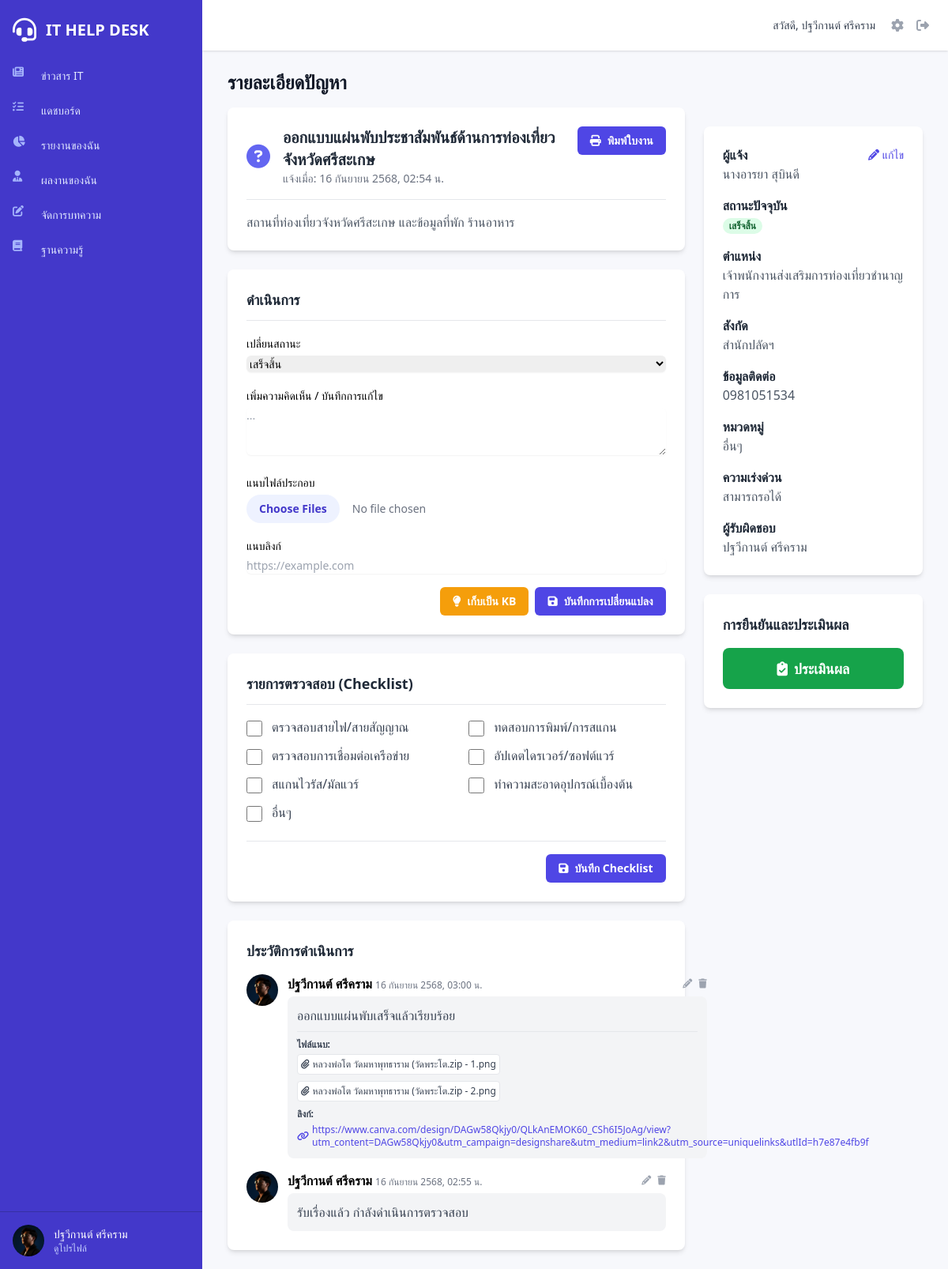
/issue_view.php?id=9 (signed in), run on the app's committed database.
### tables this page shows
CREATE TABLE `users` (
  `id` int(11) NOT NULL,
  `fullname` varchar(255) NOT NULL,
  `position` varchar(255) DEFAULT NULL,
  `department` varchar(255) DEFAULT NULL,
  `division` varchar(255) DEFAULT NULL,
  `phone` varchar(50) DEFAULT NULL,
  `line_id` varchar(100) DEFAULT NULL,
  `email` varchar(255) NOT NULL,
  `password` varchar(255) NOT NULL,
  `image_url` varchar(255) DEFAULT 'assets/images/user.png',
  `role` enum('user','it','admin') NOT NULL DEFAULT 'user',
  `created_at` timestamp NOT NULL DEFAULT current_timestamp()
);

CREATE TABLE `issues` (
  `id` int(11) NOT NULL,
  `user_id` int(11) DEFAULT NULL,
  `reporter_name` varchar(255) NOT NULL,
  `reporter_contact` varchar(255) NOT NULL,
  `reporter_position` varchar(255) DEFAULT NULL,
  `reporter_department` varchar(255) DEFAULT NULL,
  `division` varchar(255) DEFAULT NULL,
  `category` varchar(100) NOT NULL,
  `title` varchar(255) NOT NULL,
  `description` text NOT NULL,
  `urgency` enum('ด่วนมาก','ปกติ','สามารถรอได้') NOT NULL,
  `status` enum('pending','in_progress','done','cannot_resolve','awaiting_parts') NOT NULL DEFAULT 'pending',
  `assigned_to` int(11) DEFAULT NULL,
  `created_at` timestamp NOT NULL DEFAULT current_timestamp(),
  `updated_at` timestamp NOT NULL DEFAULT current_timestamp() ON UPDATE current_timestamp(),
  `completed_at` timestamp NULL DEFAULT NULL,
  `satisfaction_rating` int(1) DEFAULT NULL COMMENT 'คะแนนความพึงพอใจ 1-5',
  `signature_image` varchar(255) DEFAULT NULL COMMENT 'เส้นทางไฟล์รูปภาพลายเซ็น'
);

CREATE TABLE `comments` (
  `id` int(11) NOT NULL,
  `issue_id` int(11) NOT NULL,
  `user_id` int(11) NOT NULL,
  `comment_text` text NOT NULL,
  `attachment_link` varchar(255) DEFAULT NULL,
  `created_at` timestamp NOT NULL DEFAULT current_timestamp()
);

CREATE TABLE `comment_files` (
  `id` int(11) NOT NULL,
  `comment_id` int(11) NOT NULL,
  `file_name` varchar(255) NOT NULL,
  `file_path` varchar(255) NOT NULL
);

### issue_view.php (the view, shortened to what the rows shown need)
<?php
require_once 'includes/functions.php';
require_once 'includes/header.php';
$issue_id = isset($_GET['id']) ? (int)$_GET['id'] : 0;
$stmt = $conn->prepare("
    SELECT i.*, u.division as reporter_user_division
    FROM issues i
    LEFT JOIN users u ON i.user_id = u.id
    WHERE i.id = ?
");
$stmt->bind_param("i", $issue_id);
$stmt->execute();
$result = $stmt->get_result();
$issue = $result->fetch_assoc();
$is_admin = isset($_SESSION['role']) && $_SESSION['role'] === 'admin';
$is_it_or_admin = isset($_SESSION['role']) && in_array($_SESSION['role'], ['it', 'admin']);
$can_perform_actions = $is_it_or_admin;
$can_edit_reporter = $is_it_or_admin;
$comments = getIssueComments($issue_id, $conn);
$checklist_items_db = getIssueChecklistItems($issue_id, $conn);
$default_checklist = get_checklist_by_category($issue['category']);
$json_checklist_items_db = json_encode($checklist_items_db);
$status_text_map = [
    'pending' => 'รอตรวจสอบ',
    'in_progress' => 'กำลังดำเนินการ',
    'done' => 'เสร็จสิ้น',
    'cannot_resolve' => 'ไม่สามารถดำเนินการเองได้',
    'awaiting_parts' => 'รอสั่งซื้ออุปกรณ์'
];
$status_color_map = [
    'pending' => 'bg-yellow-100 text-yellow-800',
    'in_progress' => 'bg-blue-100 text-blue-800',
    'done' => 'bg-green-100 text-green-800',
    'cannot_resolve' => 'bg-red-100 text-red-800',
    'awaiting_parts' => 'bg-purple-100 text-purple-800'
];
?>
<div class="grid grid-cols-1 lg:grid-cols-3 gap-6" x-data="{ selectedStatus: '<?php echo $issue['status']; ?>', isEditingReporter: false, editingCommentId: null, deleteCommentId: null, deleteCommentText: '', isEvaluationModalOpen: false }">
    <div class="lg:col-span-2 space-y-6">
        <div class="bg-white rounded-lg shadow-md p-6">
             <div class="flex justify-between items-start">
                <div class="flex items-center gap-4">
                    <div>
                        <h2 class="text-xl font-bold text-gray-800"><?php echo htmlspecialchars($issue['title']); ?></h2>
                        <p class="text-sm text-gray-500">แจ้งเมื่อ: <?php echo formatDate($issue['created_at']); ?></p>
                    </div>
                </div>
                <?php if (in_array($_SESSION['role'], ['it', 'admin'])): ?>
                <a href="work_order.php?id=<?php echo $issue['id']; ?>" target="_blank" class="flex-shrink-0 ml-4 px-4 py-2 bg-indigo-600 text-white text-sm font-semibold rounded-md hover:bg-indigo-700">
                </a>
                <?php endif; ?>
            </div>
            <p class="mt-4 text-gray-600 border-t pt-4"><?php echo nl2br(htmlspecialchars($issue['description'])); ?></p>
        </div>
        <?php if ($can_perform_actions): ?>
        <div class="bg-white rounded-lg shadow-md p-6" x-data="checklistHandler(<?php echo $issue['id']; ?>, <?php echo htmlspecialchars($json_checklist_items_db, ENT_QUOTES | ENT_SUBSTITUTE | ENT_HTML401); ?>)">
            <div class="grid grid-cols-1 sm:grid-cols-2 gap-x-8 gap-y-3">
                <?php foreach($default_checklist as $item): ?>
                <div class="flex items-start space-x-3">
                    <input type="checkbox"
                           x-model="items['<?php echo $item; ?>'].checked"
                           class="h-5 w-5 rounded border-gray-300 text-indigo-600 focus:ring-indigo-500 mt-1 shrink-0">
                    <div class="flex-grow">
                        <label class="text-gray-700 cursor-pointer" :class="{'line-through text-gray-400': items['<?php echo $item; ?>'] && items['<?php echo $item; ?>'].checked}"><?php echo $item; ?></label>
                    </div>
                </div>
                <?php endforeach; ?>
            </div>
        </div>
        <?php endif; ?>
        <div class="bg-white rounded-lg shadow-md p-6">
            <div class="space-y-4">
                <?php if (!empty($comments)): ?>
                    <?php foreach ($comments as $comment): ?>
                    <div class="flex items-start space-x-3">
                        <div class="flex-shrink-0">
                             <img class="h-10 w-10 rounded-full object-cover" src="<?php echo htmlspecialchars(get_user_avatar($comment['image_url'])); ?>" alt="Profile image of <?php echo htmlspecialchars($comment['fullname']); ?>">
                        </div>
                        <div class="w-full">
                            <div class="flex justify-between items-center">
                                <p><strong><?php echo htmlspecialchars($comment['fullname']); ?></strong>
                                   <span class="text-xs text-gray-500"><?php echo formatDate($comment['created_at']); ?></span>
                                </p>
                                <?php if ($is_admin || (isset($_SESSION['user_id']) && $_SESSION['user_id'] == $comment['user_id'])): ?>
                                <div class="flex items-center space-x-2 text-xs">
                                    <button @click="editingCommentId = <?php echo $comment['id']; ?>" class="text-gray-400 hover:text-indigo-600"><i class="fa-solid fa-pencil"></i></button>
                                    <button @click="deleteCommentId = <?php echo $comment['id']; ?>; deleteCommentText = '<?php echo htmlspecialchars(addslashes(substr($comment['comment_text'], 0, 50) . '...')); ?>';" class="text-gray-400 hover:text-red-600"><i class="fa-solid fa-trash"></i></button>
                                </div>
                                <?php endif; ?>
                            </div>
                            <div x-show="editingCommentId !== <?php echo $comment['id']; ?>" class="text-gray-700 bg-gray-100 p-3 rounded-lg mt-1">
                                <p><?php echo nl2br(htmlspecialchars($comment['comment_text'])); ?></p>
                                <?php if (!empty($comment['files']) || !empty($comment['attachment_link'])): ?>
                                <div class="mt-2 pt-2 border-t border-gray-200 space-y-2">
                                    <?php if (!empty($comment['files'])): ?>
                                    <div>
                                        <p class="text-xs font-semibold mb-1">ไฟล์แนบ:</p>
                                        <div class="flex flex-wrap gap-2">
                                            <?php foreach($comment['files'] as $file): ?>
                                            <a href="<?php echo htmlspecialchars($file['file_path']); ?>" target="_blank" class="text-xs flex items-center bg-white p-1 rounded border hover:bg-gray-50">
                                                <i class="fa-solid fa-paperclip mr-1"></i> <?php echo htmlspecialchars($file['file_name']); ?>
                                            </a>
                                            <?php endforeach; ?>
                                        </div>
                                    </div>
                                    <?php endif; ?>
                                    <?php if (!empty($comment['attachment_link'])): ?>
                                    <div>
                                        <p class="text-xs font-semibold mb-1">ลิงก์:</p>
                                        <a href="<?php echo htmlspecialchars($comment['attachment_link']); ?>" target="_blank" class="text-xs text-indigo-600 hover:underline flex items-center">
                                            <i class="fa-solid fa-link mr-1"></i><?php echo htmlspecialchars($comment['attachment_link']); ?>
                                        </a>
                                    </div>
                                    <?php endif; ?>
                                </div>
                                <?php endif; ?>
                            </div>
                        </div>
                    </div>
                    <?php endforeach; ?>
                <?php else: ?>
                    <p class="text-gray-500">ยังไม่มีการดำเนินการ</p>
                <?php endif; ?>
            </div>
        </div>
    </div>
    <div class="lg:sticky top-24 space-y-6 self-start">
        <div class="bg-white rounded-lg shadow-md p-6">
            <div x-show="!isEditingReporter" class="space-y-4">
                <div>
                    <div class="flex justify-between items-center">
                        <h3 class="font-semibold text-gray-800">ผู้แจ้ง</h3>
                        <?php if ($can_edit_reporter): ?>
                        <button @click="isEditingReporter = true" class="text-sm text-indigo-600 hover:text-indigo-800" title="แก้ไขข้อมูลผู้แจ้ง">
                        </button>
                        <?php endif; ?>
                    </div>
                    <p class="text-gray-600"><?php echo htmlspecialchars($issue['reporter_name']); ?></p>
                </div>
                 <div><h3 class="font-semibold text-gray-800">สถานะปัจจุบัน</h3><span class="mt-1 inline-block px-2 text-xs leading-5 font-semibold rounded-full <?php echo $status_color_map[$issue['status']] ?? ''; ?>"><?php echo $status_text_map[$issue['status']] ?? htmlspecialchars($issue['status']); ?></span></div>
                <?php if ($issue['reporter_position']): ?><div><h3 class="font-semibold text-gray-800">ตำแหน่ง</h3><p class="text-gray-600"><?php echo htmlspecialchars($issue['reporter_position']); ?></p></div><?php endif; ?>
                <?php if ($issue['reporter_department']): ?><div><h3 class="font-semibold text-gray-800">สังกัด</h3><p class="text-gray-600"><?php echo htmlspecialchars($issue['reporter_department']); ?></p></div><?php endif; ?>
                <?php if ($issue['reporter_contact']): ?><div><h3 class="font-semibold text-gray-800">ข้อมูลติดต่อ</h3><p class="text-gray-600"><?php echo htmlspecialchars($issue['reporter_contact']); ?></p></div><?php endif; ?>
                <div><h3 class="font-semibold text-gray-800">หมวดหมู่</h3><p class="text-gray-600"><?php echo htmlspecialchars($issue['category']); ?></p></div>
                <div><h3 class="font-semibold text-gray-800">ความเร่งด่วน</h3><p class="text-gray-600"><?php echo htmlspecialchars($issue['urgency']); ?></p></div>
                <div><h3 class="font-semibold text-gray-800">ผู้รับผิดชอบ</h3><p class="text-gray-600"><?php echo getUserNameById($issue['assigned_to'], $conn); ?></p></div>
            </div>
        </div>
    </div>
</div>

### includes/sidebar_content.php (shortened to what the rows shown need)
<div class="flex-shrink-0 flex border-t border-indigo-800 p-4">
    <a href="profile.php" class="flex-shrink-0 w-full group block">
        <div class="flex items-center">
            <div>
                <img class="inline-block h-10 w-10 rounded-full object-cover"
                     src="<?php echo htmlspecialchars(get_user_avatar($user_data['image_url'] ?? null)); ?>" alt="">
            </div>
        </div>
    </a>
</div>

### data on the page
users: image_url (picture)
issues: title "ออกแบบแผ่นพับประชาสัมพันธ์ด้านการท่องเที่ยวจังหวัดศรีสะเกษ", created_at "16 กันยายน 2568, 02:54 น.", description "สถานที่ท่องเที่ยวจังหวัดศรีสะเกษ และข้อมูลที่พัก ร้านอาหาร", category "ตรวจสอบสายไฟ/สายสัญญาณ", category "ทดสอบการพิมพ์/การสแกน", category "ตรวจสอบการเชื่อมต่อเครือข่าย", category "อัปเดตไดรเวอร์/ซอฟต์แวร์", category "สแกนไวรัส/มัลแวร์", category "ทำความสะอาดอุปกรณ์เบื้องต้น", category "อื่นๆ", reporter_name "นางอารยา สุบินดี", status "เสร็จสิ้น", reporter_position "เจ้าพนักงานส่งเสริมการท่องเที่ยวชำนาญการ", reporter_department "สำนักปลัดฯ", reporter_contact "0981051534", urgency "สามารถรอได้", assigned_to.fullname "ปฐวีกานต์ ศรีคราม"
comments: user.image_url (picture), user.fullname "ปฐวีกานต์ ศรีคราม", created_at "16 กันยายน 2568, 03:00 น.", comment_text "ออกแบบแผ่นพับเสร็จแล้วเรียบร้อย", attachment_link "https://www.canva.com/design/DAGw58Qkjy0/QLkAnEMOK60_CSh6I5JoAg/view?utm_content=DAGw58Qkjy0&utm_campaign=designshare&utm_medium=link2&utm_source=uniquelinks&utlId=h7e87e4fb9f"
comment_files: file_name "หลวงพ่อโต วัดมหาพุทธาราม (วัดพระโต.zip - 1.png"
comment_files: file_name "หลวงพ่อโต วัดมหาพุทธาราม (วัดพระโต.zip - 2.png"
comments: user.image_url (picture), user.fullname "ปฐวีกานต์ ศรีคราม", created_at "16 กันยายน 2568, 02:55 น.", comment_text "รับเรื่องแล้ว กำลังดำเนินการตรวจสอบ"

### other printed values
$item['title'] "ข่าวสาร IT"
$item['title'] "แดชบอร์ด"
$item['title'] "รายงานของฉัน"
$item['title'] "ผลงานของฉัน"
$item['title'] "จัดการบทความ"
$item['title'] "ฐานความรู้"
$_SESSION['fullname'] "ปฐวีกานต์ ศรีคราม"
$page_title "รายละเอียดปัญหา"
